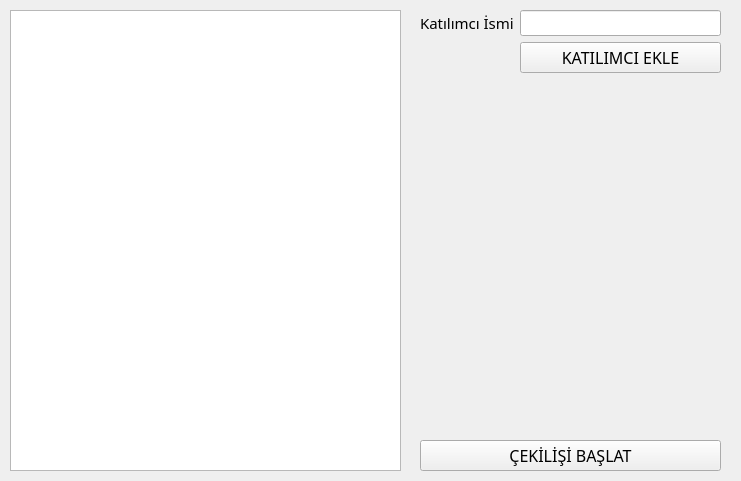
<?xml version="1.0" encoding="UTF-8"?>
<ui version="4.0">
 <class>MainWindow</class>
 <widget class="QMainWindow" name="MainWindow">
  <property name="geometry">
   <rect>
    <x>0</x>
    <y>0</y>
    <width>741</width>
    <height>481</height>
   </rect>
  </property>
  <property name="font">
   <font>
    <family>Poppins</family>
    <pointsize>14</pointsize>
   </font>
  </property>
  <property name="windowTitle">
   <string>Giveaway</string>
  </property>
  <widget class="QWidget" name="centralwidget">
   <widget class="QWidget" name="verticalLayoutWidget">
    <property name="geometry">
     <rect>
      <x>420</x>
      <y>10</y>
      <width>301</width>
      <height>461</height>
     </rect>
    </property>
    <layout class="QVBoxLayout" name="verticalLayout">
     <item>
      <layout class="QFormLayout" name="formLayout">
       <item row="1" column="1">
        <widget class="QLineEdit" name="txtName">
         <property name="font">
          <font>
           <family>Poppins</family>
           <pointsize>10</pointsize>
          </font>
         </property>
        </widget>
       </item>
       <item row="2" column="1">
        <widget class="QPushButton" name="btnAddParticipant">
         <property name="font">
          <font>
           <family>Poppins</family>
           <pointsize>12</pointsize>
          </font>
         </property>
         <property name="text">
          <string>KATILIMCI EKLE</string>
         </property>
        </widget>
       </item>
       <item row="1" column="0">
        <widget class="QLabel" name="label">
         <property name="font">
          <font>
           <family>Poppins</family>
           <pointsize>11</pointsize>
          </font>
         </property>
         <property name="text">
          <string>Katılımcı İsmi</string>
         </property>
        </widget>
       </item>
       <item row="3" column="0" colspan="2">
        <spacer name="verticalSpacer_2">
         <property name="orientation">
          <enum>Qt::Vertical</enum>
         </property>
         <property name="sizeHint" stdset="0">
          <size>
           <width>20</width>
           <height>40</height>
          </size>
         </property>
        </spacer>
       </item>
      </layout>
     </item>
     <item>
      <widget class="QLabel" name="lblWinner">
       <property name="text">
        <string/>
       </property>
       <property name="alignment">
        <set>Qt::AlignCenter</set>
       </property>
      </widget>
     </item>
     <item>
      <spacer name="verticalSpacer">
       <property name="orientation">
        <enum>Qt::Vertical</enum>
       </property>
       <property name="sizeHint" stdset="0">
        <size>
         <width>20</width>
         <height>40</height>
        </size>
       </property>
      </spacer>
     </item>
     <item>
      <widget class="QPushButton" name="btnStartDraw">
       <property name="font">
        <font>
         <family>Poppins</family>
         <pointsize>12</pointsize>
        </font>
       </property>
       <property name="text">
        <string>ÇEKİLİŞİ BAŞLAT</string>
       </property>
      </widget>
     </item>
    </layout>
   </widget>
   <widget class="QListWidget" name="listParticipants">
    <property name="geometry">
     <rect>
      <x>10</x>
      <y>10</y>
      <width>391</width>
      <height>461</height>
     </rect>
    </property>
   </widget>
  </widget>
 </widget>
 <resources/>
 <connections/>
</ui>
